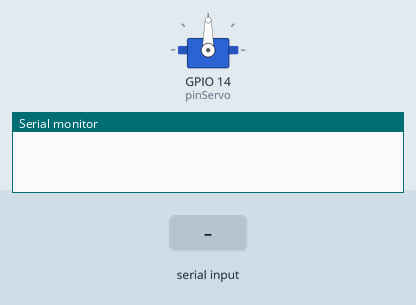
The program below on a simulated ESP32-S3. Shown: servo, the last lines printed to the serial monitor. The inputs (shaded band) are chosen by the test bench.

Above: at 1.2 s.
1.3 s: "1" received over Serial
At 1.8 s:
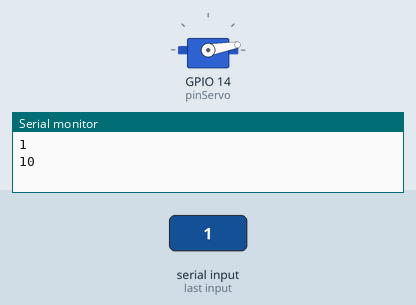
2.8 s: "2" received over Serial
At 3.3 s:
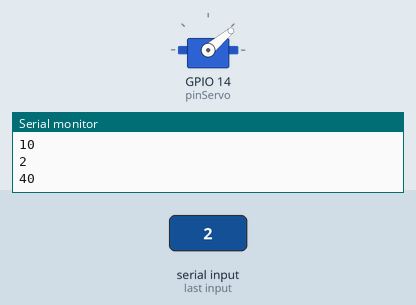
4.3 s: "4" received over Serial
At 4.7 s:
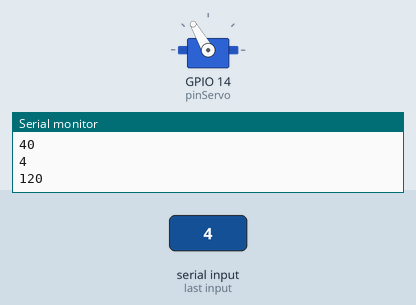
5.8 s: "5" received over Serial
At 7.0 s:
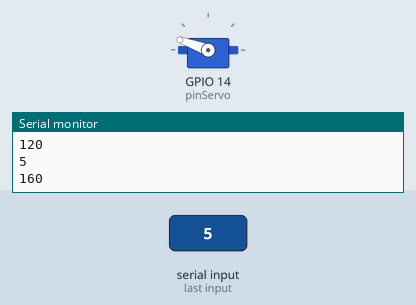
7.3 s: "6" received over Serial
At 8.6 s:
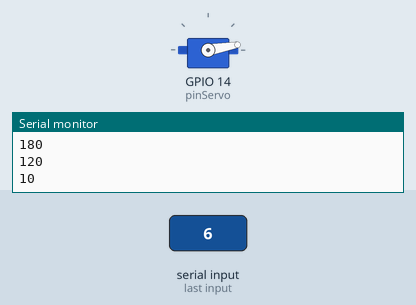
Timing chart, 0 to 9.8 s (numbered marks = the images above; inputs shaded):
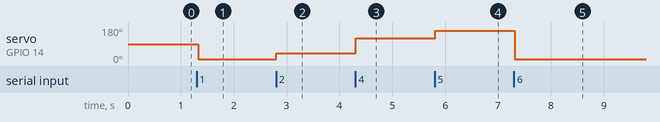

Measured:
- after the input at 1.3 s, servo on GPIO 14 (pinServo): 90° → 10° at once
- after the input at 2.8 s, servo on GPIO 14 (pinServo): 10° → 40° at once
- after the input at 4.3 s, servo on GPIO 14 (pinServo): 40° → 120° at once
- after the input at 5.8 s, servo on GPIO 14 (pinServo): 120° → 160° at once
- after the input at 7.3 s, servo on GPIO 14 (pinServo): 160° → 10° at once

The program:

main.cpp
```cpp
#include <Arduino.h>
#include <ESP32Servo.h>
Servo miServo;
#define pinServo 14
char caracter;
int angulo;
void setup(){
  Serial.begin(115200);
  miServo.setPeriodHertz(50);
  miServo.attach(pinServo, 500, 2400);
  angulo = 90;
  miServo.write(angulo);
}
void loop(){
  if(Serial.available() > 0){
    caracter = Serial.read();
    Serial.println(caracter);
    switch (tolower(caracter))
    {
    case 'w':
      miServo.write(angulo);
      break;
    case 'q':
      if(angulo > 0)
        angulo--;
      Serial.println(angulo);
      break;
    case 'e':
      if(angulo < 180)
        angulo++;
      Serial.println(angulo);
      break;
    case '1':
      angulo = 10;
      miServo.write(angulo);
      Serial.println(angulo);
      break;
    case '2':
      angulo = 40;
      miServo.write(angulo);
      Serial.println(angulo);
      break;
    case '3':
      angulo = 80;
      miServo.write(angulo);
      Serial.println(angulo);
      break;
    case '4':
      angulo = 120;
      miServo.write(angulo);
      Serial.println(angulo);
      break;
    case '5':
      angulo = 160;
      miServo.write(angulo);
      Serial.println(angulo);
      break;
    case '6':
      angulo = 180;
      miServo.write(angulo);
      Serial.println(angulo);
    case 'c':
      angulo = 120;
      miServo.write(angulo);
      Serial.println(angulo);
    case 'd':
      angulo = 10;
      miServo.write(angulo);
      Serial.println(angulo);
      break;
    default:
      break;
    }
  }
  delay(30);
}
```
